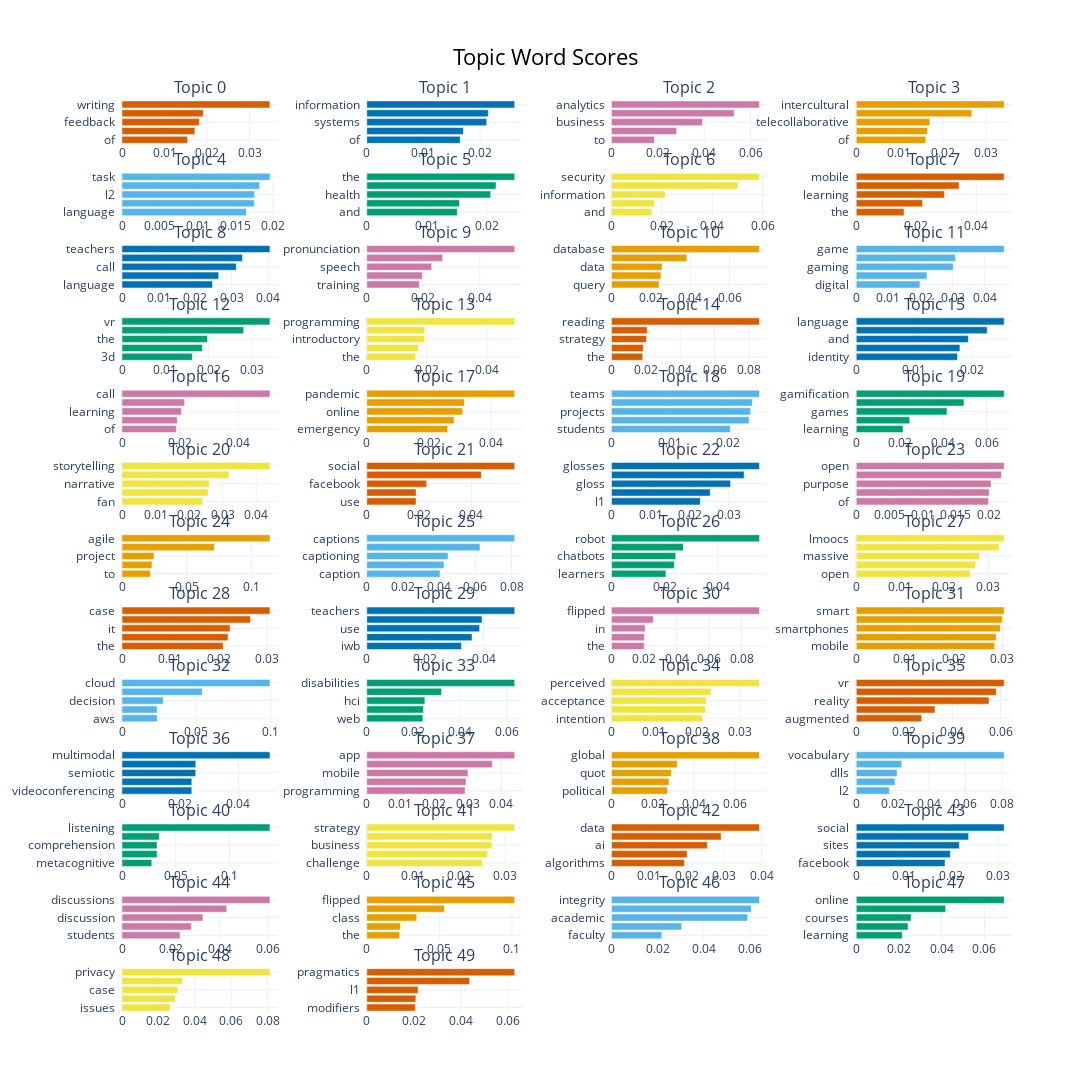

The code cell stored with this chart in its notebook:
### Code cell
topics_to_include = list(range(0, 50))
model.visualize_barchart(topics= topics_to_include, width=300)

### Figure 1 — Plotly figure (JSON) as saved in the notebook; plotly's stock layout.template omitted (floating-point values rounded to 4 significant figures)
{"data": [{"marker": {"color": "#D55E00"}, "orientation": "h", "type": "bar", "x": [0.01543, 0.01713, 0.0182, 0.0191, 0.03479], "xaxis": "x", "y": ["of  ", "the  ", "feedback  ", "corpus  ", "writing  "], "yaxis": "y"}, {"marker": {"color": "#0072B2"}, "orientation": "h", "type": "bar", "x": [0.0165, 0.01706, 0.02118, 0.02147, 0.02613], "xaxis": "x2", "y": ["of  ", "and  ", "systems  ", "is  ", "information  "], "yaxis": "y2"}, {"marker": {"color": "#CC79A7"}, "orientation": "h", "type": "bar", "x": [0.01849, 0.02812, 0.03927, 0.05295, 0.06384], "xaxis": "x3", "y": ["to  ", "big  ", "business  ", "data  ", "analytics  "], "yaxis": "y3"}, {"marker": {"color": "#E69F00"}, "orientation": "h", "type": "bar", "x": [0.01608, 0.01652, 0.01703, 0.02676, 0.03424], "xaxis": "x4", "y": ["of  ", "and  ", "telecollaborative  ", "telecollaboration  ", "intercultural  "], "yaxis": "y4"}, {"marker": {"color": "#56B4E9"}, "orientation": "h", "type": "bar", "x": [0.01646, 0.01751, 0.01755, 0.01823, 0.01958], "xaxis": "x5", "y": ["language  ", "in  ", "l2  ", "scmc  ", "task  "], "yaxis": "y5"}, {"marker": {"color": "#009E73"}, "orientation": "h", "type": "bar", "x": [0.01511, 0.01547, 0.02068, 0.02157, 0.02469], "xaxis": "x6", "y": ["and  ", "in  ", "health  ", "of  ", "the  "], "yaxis": "y6"}, {"marker": {"color": "#F0E442"}, "orientation": "h", "type": "bar", "x": [0.01601, 0.01708, 0.02138, 0.05024, 0.05875], "xaxis": "x7", "y": ["and  ", "to  ", "information  ", "cybersecurity  ", "security  "], "yaxis": "y7"}, {"marker": {"color": "#D55E00"}, "orientation": "h", "type": "bar", "x": [0.01593, 0.02211, 0.02938, 0.03427, 0.04932], "xaxis": "x8", "y": ["the  ", "language  ", "learning  ", "mall  ", "mobile  "], "yaxis": "y8"}, {"marker": {"color": "#0072B2"}, "orientation": "h", "type": "bar", "x": [0.02477, 0.02646, 0.03126, 0.03295, 0.04048], "xaxis": "x9", "y": ["language  ", "technology  ", "call  ", "tpack  ", "teachers  "], "yaxis": "y9"}, {"marker": {"color": "#CC79A7"}, "orientation": "h", "type": "bar", "x": [0.01862, 0.01968, 0.02298, 0.02685, 0.05235], "xaxis": "x10", "y": ["training  ", "production  ", "speech  ", "asr  ", "pronunciation  "], "yaxis": "y10"}, {"marker": {"color": "#E69F00"}, "orientation": "h", "type": "bar", "x": [0.02419, 0.02512, 0.02572, 0.03831, 0.07521], "xaxis": "x11", "y": ["query  ", "sql  ", "data  ", "case  ", "database  "], "yaxis": "y11"}, {"marker": {"color": "#56B4E9"}, "orientation": "h", "type": "bar", "x": [0.01981, 0.02202, 0.03019, 0.03087, 0.04605], "xaxis": "x12", "y": ["digital  ", "language  ", "gaming  ", "games  ", "game  "], "yaxis": "y12"}, {"marker": {"color": "#009E73"}, "orientation": "h", "type": "bar", "x": [0.01624, 0.01855, 0.01973, 0.02809, 0.03416], "xaxis": "x13", "y": ["3d  ", "learning  ", "the  ", "virtual  ", "vr  "], "yaxis": "y13"}, {"marker": {"color": "#F0E442"}, "orientation": "h", "type": "bar", "x": [0.01623, 0.01721, 0.01929, 0.01934, 0.04918], "xaxis": "x14", "y": ["the  ", "to  ", "introductory  ", "students  ", "programming  "], "yaxis": "y14"}, {"marker": {"color": "#D55E00"}, "orientation": "h", "type": "bar", "x": [0.01818, 0.01849, 0.02033, 0.02082, 0.08614], "xaxis": "x15", "y": ["the  ", "strategies  ", "strategy  ", "comprehension  ", "reading  "], "yaxis": "y15"}, {"marker": {"color": "#0072B2"}, "orientation": "h", "type": "bar", "x": [0.0175, 0.01792, 0.01937, 0.02264, 0.02557], "xaxis": "x16", "y": ["identity  ", "in  ", "and  ", "online  ", "language  "], "yaxis": "y16"}, {"marker": {"color": "#CC79A7"}, "orientation": "h", "type": "bar", "x": [0.01873, 0.01906, 0.02053, 0.02158, 0.05101], "xaxis": "x17", "y": ["of  ", "quot  ", "learning  ", "language  ", "call  "], "yaxis": "y17"}, {"marker": {"color": "#E69F00"}, "orientation": "h", "type": "bar", "x": [0.02601, 0.02806, 0.03082, 0.03139, 0.04752], "xaxis": "x18", "y": ["emergency  ", "19  ", "online  ", "covid  ", "pandemic  "], "yaxis": "y18"}, {"marker": {"color": "#56B4E9"}, "orientation": "h", "type": "bar", "x": [0.02046, 0.02369, 0.02396, 0.02429, 0.02549], "xaxis": "x19", "y": ["students  ", "team  ", "projects  ", "project  ", "teams  "], "yaxis": "y19"}, {"marker": {"color": "#009E73"}, "orientation": "h", "type": "bar", "x": [0.02152, 0.02461, 0.04177, 0.04958, 0.06808], "xaxis": "x20", "y": ["learning  ", "kahoot  ", "games  ", "game  ", "gamification  "], "yaxis": "y20"}, {"marker": {"color": "#F0E442"}, "orientation": "h", "type": "bar", "x": [0.02404, 0.02566, 0.02604, 0.03187, 0.0441], "xaxis": "x21", "y": ["fan  ", "stories  ", "narrative  ", "digital  ", "storytelling  "], "yaxis": "y21"}, {"marker": {"color": "#D55E00"}, "orientation": "h", "type": "bar", "x": [0.01886, 0.01891, 0.02296, 0.04388, 0.05663], "xaxis": "x22", "y": ["use  ", "of  ", "facebook  ", "media  ", "social  "], "yaxis": "y22"}, {"marker": {"color": "#0072B2"}, "orientation": "h", "type": "bar", "x": [0.02273, 0.02526, 0.03046, 0.03393, 0.03785], "xaxis": "x23", "y": ["l1  ", "glossing  ", "gloss  ", "vocabulary  ", "glosses  "], "yaxis": "y23"}, {"marker": {"color": "#CC79A7"}, "orientation": "h", "type": "bar", "x": [0.01995, 0.02005, 0.02032, 0.0219, 0.02231], "xaxis": "x24", "y": ["of  ", "is  ", "purpose  ", "km  ", "open  "], "yaxis": "y24"}, {"marker": {"color": "#E69F00"}, "orientation": "h", "type": "bar", "x": [0.02189, 0.02308, 0.02469, 0.07113, 0.114], "xaxis": "x25", "y": ["to  ", "development  ", "project  ", "scrum  ", "agile  "], "yaxis": "y25"}, {"marker": {"color": "#56B4E9"}, "orientation": "h", "type": "bar", "x": [0.04048, 0.04272, 0.04496, 0.06256, 0.08177], "xaxis": "x26", "y": ["caption  ", "listening  ", "captioning  ", "comprehension  ", "captions  "], "yaxis": "y26"}, {"marker": {"color": "#009E73"}, "orientation": "h", "type": "bar", "x": [0.02047, 0.02362, 0.02414, 0.027, 0.05564], "xaxis": "x27", "y": ["learners  ", "chatbot  ", "chatbots  ", "rall  ", "robot  "], "yaxis": "y27"}, {"marker": {"color": "#F0E442"}, "orientation": "h", "type": "bar", "x": [0.02592, 0.02711, 0.02799, 0.03251, 0.03363], "xaxis": "x28", "y": ["open  ", "online  ", "massive  ", "moocs  ", "lmoocs  "], "yaxis": "y28"}, {"marker": {"color": "#D55E00"}, "orientation": "h", "type": "bar", "x": [0.0209, 0.02192, 0.02235, 0.02656, 0.03058], "xaxis": "x29", "y": ["the  ", "system  ", "it  ", "management  ", "case  "], "yaxis": "y29"}, {"marker": {"color": "#0072B2"}, "orientation": "h", "type": "bar", "x": [0.03243, 0.03608, 0.03866, 0.03949, 0.0507], "xaxis": "x30", "y": ["iwb  ", "intention  ", "use  ", "technology  ", "teachers  "], "yaxis": "y30"}, {"marker": {"color": "#CC79A7"}, "orientation": "h", "type": "bar", "x": [0.02007, 0.02024, 0.02071, 0.02575, 0.09098], "xaxis": "x31", "y": ["the  ", "were  ", "in  ", "classroom  ", "flipped  "], "yaxis": "y31"}, {"marker": {"color": "#E69F00"}, "orientation": "h", "type": "bar", "x": [0.02845, 0.02874, 0.0296, 0.02999, 0.03039], "xaxis": "x32", "y": ["mobile  ", "devices  ", "smartphones  ", "phones  ", "smart  "], "yaxis": "y32"}, {"marker": {"color": "#56B4E9"}, "orientation": "h", "type": "bar", "x": [0.02369, 0.02369, 0.02778, 0.05404, 0.09952], "xaxis": "x33", "y": ["aws  ", "cc  ", "decision  ", "computing  ", "cloud  "], "yaxis": "y33"}, {"marker": {"color": "#009E73"}, "orientation": "h", "type": "bar", "x": [0.02404, 0.02428, 0.02491, 0.03203, 0.06339], "xaxis": "x34", "y": ["web  ", "with  ", "hci  ", "systems  ", "disabilities  "], "yaxis": "y34"}, {"marker": {"color": "#F0E442"}, "orientation": "h", "type": "bar", "x": [0.02118, 0.02191, 0.02208, 0.02321, 0.03448], "xaxis": "x35", "y": ["intention  ", "technology  ", "acceptance  ", "textbook  ", "perceived  "], "yaxis": "y35"}, {"marker": {"color": "#D55E00"}, "orientation": "h", "type": "bar", "x": [0.02721, 0.03275, 0.05518, 0.05822, 0.06152], "xaxis": "x36", "y": ["augmented  ", "environments  ", "reality  ", "virtual  ", "vr  "], "yaxis": "y36"}, {"marker": {"color": "#0072B2"}, "orientation": "h", "type": "bar", "x": [0.02396, 0.02397, 0.02531, 0.02533, 0.05081], "xaxis": "x37", "y": ["videoconferencing  ", "online  ", "semiotic  ", "interactions  ", "multimodal  "], "yaxis": "y37"}, {"marker": {"color": "#CC79A7"}, "orientation": "h", "type": "bar", "x": [0.02922, 0.02948, 0.03006, 0.03728, 0.04394], "xaxis": "x38", "y": ["programming  ", "inventor  ", "mobile  ", "development  ", "app  "], "yaxis": "y38"}, {"marker": {"color": "#E69F00"}, "orientation": "h", "type": "bar", "x": [0.02718, 0.02789, 0.02904, 0.03198, 0.07185], "xaxis": "x39", "y": ["political  ", "globalisation  ", "quot  ", "income  ", "global  "], "yaxis": "y39"}, {"marker": {"color": "#56B4E9"}, "orientation": "h", "type": "bar", "x": [0.0182, 0.02128, 0.02246, 0.02503, 0.08129], "xaxis": "x40", "y": ["l2  ", "intervention  ", "dlls  ", "acquisition  ", "vocabulary  "], "yaxis": "y40"}, {"marker": {"color": "#009E73"}, "orientation": "h", "type": "bar", "x": [0.0277, 0.03259, 0.03261, 0.03472, 0.1377], "xaxis": "x41", "y": ["metacognitive  ", "item  ", "comprehension  ", "test  ", "listening  "], "yaxis": "y41"}, {"marker": {"color": "#F0E442"}, "orientation": "h", "type": "bar", "x": [0.02504, 0.0262, 0.02714, 0.02722, 0.03208], "xaxis": "x42", "y": ["challenge  ", "client  ", "business  ", "service  ", "strategy  "], "yaxis": "y42"}, {"marker": {"color": "#D55E00"}, "orientation": "h", "type": "bar", "x": [0.01943, 0.02016, 0.02557, 0.02923, 0.03944], "xaxis": "x43", "y": ["algorithms  ", "intelligent  ", "ai  ", "sentiment  ", "data  "], "yaxis": "y43"}, {"marker": {"color": "#0072B2"}, "orientation": "h", "type": "bar", "x": [0.01879, 0.0199, 0.02181, 0.02377, 0.0313], "xaxis": "x44", "y": ["facebook  ", "online  ", "sites  ", "participation  ", "social  "], "yaxis": "y44"}, {"marker": {"color": "#CC79A7"}, "orientation": "h", "type": "bar", "x": [0.02376, 0.02847, 0.03314, 0.04292, 0.06062], "xaxis": "x45", "y": ["students  ", "student  ", "discussion  ", "online  ", "discussions  "], "yaxis": "y45"}, {"marker": {"color": "#E69F00"}, "orientation": "h", "type": "bar", "x": [0.02269, 0.02319, 0.03439, 0.05353, 0.1019], "xaxis": "x46", "y": ["the  ", "lecture  ", "class  ", "classroom  ", "flipped  "], "yaxis": "y46"}, {"marker": {"color": "#56B4E9"}, "orientation": "h", "type": "bar", "x": [0.02181, 0.03041, 0.05898, 0.0605, 0.06406], "xaxis": "x47", "y": ["faculty  ", "dishonesty  ", "academic  ", "plagiarism  ", "integrity  "], "yaxis": "y47"}, {"marker": {"color": "#009E73"}, "orientation": "h", "type": "bar", "x": [0.02154, 0.02422, 0.02571, 0.04187, 0.06925], "xaxis": "x48", "y": ["learning  ", "content  ", "courses  ", "qm  ", "online  "], "yaxis": "y48"}, {"marker": {"color": "#F0E442"}, "orientation": "h", "type": "bar", "x": [0.02652, 0.0294, 0.0307, 0.03336, 0.0813], "xaxis": "x49", "y": ["issues  ", "ethical  ", "case  ", "ethics  ", "privacy  "], "yaxis": "y49"}, {"marker": {"color": "#D55E00"}, "orientation": "h", "type": "bar", "x": [0.02063, 0.02087, 0.02186, 0.0437, 0.06288], "xaxis": "x50", "y": ["modifiers  ", "speakers  ", "l1  ", "pragmatic  ", "pragmatics  "], "yaxis": "y50"}], "layout": {"annotations": [{"font": {"size": 16}, "showarrow": false, "text": "Topic 0", "x": 0.0875, "xanchor": "center", "xref": "paper", "y": 1.0, "yanchor": "bottom", "yref": "paper"}, {"font": {"size": 16}, "showarrow": false, "text": "Topic 1", "x": 0.3625, "xanchor": "center", "xref": "paper", "y": 1.0, "yanchor": "bottom", "yref": "paper"}, {"font": {"size": 16}, "showarrow": false, "text": "Topic 2", "x": 0.6375, "xanchor": "center", "xref": "paper", "y": 1.0, "yanchor": "bottom", "yref": "paper"}, {"font": {"size": 16}, "showarrow": false, "text": "Topic 3", "x": 0.9125, "xanchor": "center", "xref": "paper", "y": 1.0, "yanchor": "bottom", "yref": "paper"}, {"font": {"size": 16}, "showarrow": false, "text": "Topic 4", "x": 0.0875, "xanchor": "center", "xref": "paper", "y": 0.9207, "yanchor": "bottom", "yref": "paper"}, {"font": {"size": 16}, "showarrow": false, "text": "Topic 5", "x": 0.3625, "xanchor": "center", "xref": "paper", "y": 0.9207, "yanchor": "bottom", "yref": "paper"}, {"font": {"size": 16}, "showarrow": false, "text": "Topic 6", "x": 0.6375, "xanchor": "center", "xref": "paper", "y": 0.9207, "yanchor": "bottom", "yref": "paper"}, {"font": {"size": 16}, "showarrow": false, "text": "Topic 7", "x": 0.9125, "xanchor": "center", "xref": "paper", "y": 0.9207, "yanchor": "bottom", "yref": "paper"}, {"font": {"size": 16}, "showarrow": false, "text": "Topic 8", "x": 0.0875, "xanchor": "center", "xref": "paper", "y": 0.8414, "yanchor": "bottom", "yref": "paper"}, {"font": {"size": 16}, "showarrow": false, "text": "Topic 9", "x": 0.3625, "xanchor": "center", "xref": "paper", "y": 0.8414, "yanchor": "bottom", "yref": "paper"}, {"font": {"size": 16}, "showarrow": false, "text": "Topic 10", "x": 0.6375, "xanchor": "center", "xref": "paper", "y": 0.8414, "yanchor": "bottom", "yref": "paper"}, {"font": {"size": 16}, "showarrow": false, "text": "Topic 11", "x": 0.9125, "xanchor": "center", "xref": "paper", "y": 0.8414, "yanchor": "bottom", "yref": "paper"}, {"font": {"size": 16}, "showarrow": false, "text": "Topic 12", "x": 0.0875, "xanchor": "center", "xref": "paper", "y": 0.7621, "yanchor": "bottom", "yref": "paper"}, {"font": {"size": 16}, "showarrow": false, "text": "Topic 13", "x": 0.3625, "xanchor": "center", "xref": "paper", "y": 0.7621, "yanchor": "bottom", "yref": "paper"}, {"font": {"size": 16}, "showarrow": false, "text": "Topic 14", "x": 0.6375, "xanchor": "center", "xref": "paper", "y": 0.7621, "yanchor": "bottom", "yref": "paper"}, {"font": {"size": 16}, "showarrow": false, "text": "Topic 15", "x": 0.9125, "xanchor": "center", "xref": "paper", "y": 0.7621, "yanchor": "bottom", "yref": "paper"}, {"font": {"size": 16}, "showarrow": false, "text": "Topic 16", "x": 0.0875, "xanchor": "center", "xref": "paper", "y": 0.6828, "yanchor": "bottom", "yref": "paper"}, {"font": {"size": 16}, "showarrow": false, "text": "Topic 17", "x": 0.3625, "xanchor": "center", "xref": "paper", "y": 0.6828, "yanchor": "bottom", "yref": "paper"}, {"font": {"size": 16}, "showarrow": false, "text": "Topic 18", "x": 0.6375, "xanchor": "center", "xref": "paper", "y": 0.6828, "yanchor": "bottom", "yref": "paper"}, {"font": {"size": 16}, "showarrow": false, "text": "Topic 19", "x": 0.9125, "xanchor": "center", "xref": "paper", "y": 0.6828, "yanchor": "bottom", "yref": "paper"}, {"font": {"size": 16}, "showarrow": false, "text": "Topic 20", "x": 0.0875, "xanchor": "center", "xref": "paper", "y": 0.6036, "yanchor": "bottom", "yref": "paper"}, {"font": {"size": 16}, "showarrow": false, "text": "Topic 21", "x": 0.3625, "xanchor": "center", "xref": "paper", "y": 0.6036, "yanchor": "bottom", "yref": "paper"}, {"font": {"size": 16}, "showarrow": false, "text": "Topic 22", "x": 0.6375, "xanchor": "center", "xref": "paper", "y": 0.6036, "yanchor": "bottom", "yref": "paper"}, {"font": {"size": 16}, "showarrow": false, "text": "Topic 23", "x": 0.9125, "xanchor": "center", "xref": "paper", "y": 0.6036, "yanchor": "bottom", "yref": "paper"}, {"font": {"size": 16}, "showarrow": false, "text": "Topic 24", "x": 0.0875, "xanchor": "center", "xref": "paper", "y": 0.5243, "yanchor": "bottom", "yref": "paper"}, {"font": {"size": 16}, "showarrow": false, "text": "Topic 25", "x": 0.3625, "xanchor": "center", "xref": "paper", "y": 0.5243, "yanchor": "bottom", "yref": "paper"}, {"font": {"size": 16}, "showarrow": false, "text": "Topic 26", "x": 0.6375, "xanchor": "center", "xref": "paper", "y": 0.5243, "yanchor": "bottom", "yref": "paper"}, {"font": {"size": 16}, "showarrow": false, "text": "Topic 27", "x": 0.9125, "xanchor": "center", "xref": "paper", "y": 0.5243, "yanchor": "bottom", "yref": "paper"}, {"font": {"size": 16}, "showarrow": false, "text": "Topic 28", "x": 0.0875, "xanchor": "center", "xref": "paper", "y": 0.445, "yanchor": "bottom", "yref": "paper"}, {"font": {"size": 16}, "showarrow": false, "text": "Topic 29", "x": 0.3625, "xanchor": "center", "xref": "paper", "y": 0.445, "yanchor": "bottom", "yref": "paper"}, {"font": {"size": 16}, "showarrow": false, "text": "Topic 30", "x": 0.6375, "xanchor": "center", "xref": "paper", "y": 0.445, "yanchor": "bottom", "yref": "paper"}, {"font": {"size": 16}, "showarrow": false, "text": "Topic 31", "x": 0.9125, "xanchor": "center", "xref": "paper", "y": 0.445, "yanchor": "bottom", "yref": "paper"}, {"font": {"size": 16}, "showarrow": false, "text": "Topic 32", "x": 0.0875, "xanchor": "center", "xref": "paper", "y": 0.3657, "yanchor": "bottom", "yref": "paper"}, {"font": {"size": 16}, "showarrow": false, "text": "Topic 33", "x": 0.3625, "xanchor": "center", "xref": "paper", "y": 0.3657, "yanchor": "bottom", "yref": "paper"}, {"font": {"size": 16}, "showarrow": false, "text": "Topic 34", "x": 0.6375, "xanchor": "center", "xref": "paper", "y": 0.3657, "yanchor": "bottom", "yref": "paper"}, {"font": {"size": 16}, "showarrow": false, "text": "Topic 35", "x": 0.9125, "xanchor": "center", "xref": "paper", "y": 0.3657, "yanchor": "bottom", "yref": "paper"}, {"font": {"size": 16}, "showarrow": false, "text": "Topic 36", "x": 0.0875, "xanchor": "center", "xref": "paper", "y": 0.2864, "yanchor": "bottom", "yref": "paper"}, {"font": {"size": 16}, "showarrow": false, "text": "Topic 37", "x": 0.3625, "xanchor": "center", "xref": "paper", "y": 0.2864, "yanchor": "bottom", "yref": "paper"}, {"font": {"size": 16}, "showarrow": false, "text": "Topic 38", "x": 0.6375, "xanchor": "center", "xref": "paper", "y": 0.2864, "yanchor": "bottom", "yref": "paper"}, {"font": {"size": 16}, "showarrow": false, "text": "Topic 39", "x": 0.9125, "xanchor": "center", "xref": "paper", "y": 0.2864, "yanchor": "bottom", "yref": "paper"}, {"font": {"size": 16}, "showarrow": false, "text": "Topic 40", "x": 0.0875, "xanchor": "center", "xref": "paper", "y": 0.2071, "yanchor": "bottom", "yref": "paper"}, {"font": {"size": 16}, "showarrow": false, "text": "Topic 41", "x": 0.3625, "xanchor": "center", "xref": "paper", "y": 0.2071, "yanchor": "bottom", "yref": "paper"}, {"font": {"size": 16}, "showarrow": false, "text": "Topic 42", "x": 0.6375, "xanchor": "center", "xref": "paper", "y": 0.2071, "yanchor": "bottom", "yref": "paper"}, {"font": {"size": 16}, "showarrow": false, "text": "Topic 43", "x": 0.9125, "xanchor": "center", "xref": "paper", "y": 0.2071, "yanchor": "bottom", "yref": "paper"}, {"font": {"size": 16}, "showarrow": false, "text": "Topic 44", "x": 0.0875, "xanchor": "center", "xref": "paper", "y": 0.1278, "yanchor": "bottom", "yref": "paper"}, {"font": {"size": 16}, "showarrow": false, "text": "Topic 45", "x": 0.3625, "xanchor": "center", "xref": "paper", "y": 0.1278, "yanchor": "bottom", "yref": "paper"}, {"font": {"size": 16}, "showarrow": false, "text": "Topic 46", "x": 0.6375, "xanchor": "center", "xref": "paper", "y": 0.1278, "yanchor": "bottom", "yref": "paper"}, {"font": {"size": 16}, "showarrow": false, "text": "Topic 47", "x": 0.9125, "xanchor": "center", "xref": "paper", "y": 0.1278, "yanchor": "bottom", "yref": "paper"}, {"font": {"size": 16}, "showarrow": false, "text": "Topic 48", "x": 0.0875, "xanchor": "center", "xref": "paper", "y": 0.04852, "yanchor": "bottom", "yref": "paper"}, {"font": {"size": 16}, "showarrow": false, "text": "Topic 49", "x": 0.3625, "xanchor": "center", "xref": "paper", "y": 0.04852, "yanchor": "bottom", "yref": "paper"}], "height": 3250, "hoverlabel": {"bgcolor": "white", "font": {"family": "Rockwell", "size": 16}}, "showlegend": false, "title": {"font": {"color": "Black", "size": 22}, "text": "Topic Word Scores", "x": 0.5, "xanchor": "center", "yanchor": "top"}, "width": 1200, "xaxis": {"anchor": "y", "domain": [0, 0.175], "showgrid": true}, "xaxis10": {"anchor": "y10", "domain": [0.275, 0.45], "showgrid": true}, "xaxis11": {"anchor": "y11", "domain": [0.55, 0.725], "showgrid": true}, "xaxis12": {"anchor": "y12", "domain": [0.825, 1], "showgrid": true}, "xaxis13": {"anchor": "y13", "domain": [0, 0.175], "showgrid": true}, "xaxis14": {"anchor": "y14", "domain": [0.275, 0.45], "showgrid": true}, "xaxis15": {"anchor": "y15", "domain": [0.55, 0.725], "showgrid": true}, "xaxis16": {"anchor": "y16", "domain": [0.825, 1], "showgrid": true}, "xaxis17": {"anchor": "y17", "domain": [0, 0.175], "showgrid": true}, "xaxis18": {"anchor": "y18", "domain": [0.275, 0.45], "showgrid": true}, "xaxis19": {"anchor": "y19", "domain": [0.55, 0.725], "showgrid": true}, "xaxis2": {"anchor": "y2", "domain": [0.275, 0.45], "showgrid": true}, "xaxis20": {"anchor": "y20", "domain": [0.825, 1], "showgrid": true}, "xaxis21": {"anchor": "y21", "domain": [0, 0.175], "showgrid": true}, "xaxis22": {"anchor": "y22", "domain": [0.275, 0.45], "showgrid": true}, "xaxis23": {"anchor": "y23", "domain": [0.55, 0.725], "showgrid": true}, "xaxis24": {"anchor": "y24", "domain": [0.825, 1], "showgrid": true}, "xaxis25": {"anchor": "y25", "domain": [0, 0.175], "showgrid": true}, "xaxis26": {"anchor": "y26", "domain": [0.275, 0.45], "showgrid": true}, "xaxis27": {"anchor": "y27", "domain": [0.55, 0.725], "showgrid": true}, "xaxis28": {"anchor": "y28", "domain": [0.825, 1], "showgrid": true}, "xaxis29": {"anchor": "y29", "domain": [0, 0.175], "showgrid": true}, "xaxis3": {"anchor": "y3", "domain": [0.55, 0.725], "showgrid": true}, "xaxis30": {"anchor": "y30", "domain": [0.275, 0.45], "showgrid": true}, "xaxis31": {"anchor": "y31", "domain": [0.55, 0.725], "showgrid": true}, "xaxis32": {"anchor": "y32", "domain": [0.825, 1], "showgrid": true}, "xaxis33": {"anchor": "y33", "domain": [0, 0.175], "showgrid": true}, "xaxis34": {"anchor": "y34", "domain": [0.275, 0.45], "showgrid": true}, "xaxis35": {"anchor": "y35", "domain": [0.55, 0.725], "showgrid": true}, "xaxis36": {"anchor": "y36", "domain": [0.825, 1], "showgrid": true}, "xaxis37": {"anchor": "y37", "domain": [0, 0.175], "showgrid": true}, "xaxis38": {"anchor": "y38", "domain": [0.275, 0.45], "showgrid": true}, "xaxis39": {"anchor": "y39", "domain": [0.55, 0.725], "showgrid": true}, "xaxis4": {"anchor": "y4", "domain": [0.825, 1], "showgrid": true}, "xaxis40": {"anchor": "y40", "domain": [0.825, 1], "showgrid": true}, "xaxis41": {"anchor": "y41", "domain": [0, 0.175], "showgrid": true}, "xaxis42": {"anchor": "y42", "domain": [0.275, 0.45], "showgrid": true}, "xaxis43": {"anchor": "y43", "domain": [0.55, 0.725], "showgrid": true}, "xaxis44": {"anchor": "y44", "domain": [0.825, 1], "showgrid": true}, "xaxis45": {"anchor": "y45", "domain": [0, 0.175], "showgrid": true}, "xaxis46": {"anchor": "y46", "domain": [0.275, 0.45], "showgrid": true}, "xaxis47": {"anchor": "y47", "domain": [0.55, 0.725], "showgrid": true}, "xaxis48": {"anchor": "y48", "domain": [0.825, 1], "showgrid": true}, "xaxis49": {"anchor": "y49", "domain": [0, 0.175], "showgrid": true}, "xaxis5": {"anchor": "y5", "domain": [0, 0.175], "showgrid": true}, "xaxis50": {"anchor": "y50", "domain": [0.275, 0.45], "showgrid": true}, "xaxis51": {"anchor": "y51", "domain": [0.55, 0.725], "showgrid": true}, "xaxis52": {"anchor": "y52", "domain": [0.825, 1], "showgrid": true}, "xaxis6": {"anchor": "y6", "domain": [0.275, 0.45], "showgrid": true}, "xaxis7": {"anchor": "y7", "domain": [0.55, 0.725], "showgrid": true}, "xaxis8": {"anchor": "y8", "domain": [0.825, 1], "showgrid": true}, "xaxis9": {"anchor": "y9", "domain": [0, 0.175], "showgrid": true}, "yaxis": {"anchor": "x", "domain": [0.9515, 1.0], "showgrid": true}, "yaxis10": {"anchor": "x10", "domain": [0.7929, 0.8414], "showgrid": true}, "yaxis11": {"anchor": "x11", "domain": [0.7929, 0.8414], "showgrid": true}, "yaxis12": {"anchor": "x12", "domain": [0.7929, 0.8414], "showgrid": true}, "yaxis13": {"anchor": "x13", "domain": [0.7136, 0.7621], "showgrid": true}, "yaxis14": {"anchor": "x14", "domain": [0.7136, 0.7621], "showgrid": true}, "yaxis15": {"anchor": "x15", "domain": [0.7136, 0.7621], "showgrid": true}, "yaxis16": {"anchor": "x16", "domain": [0.7136, 0.7621], "showgrid": true}, "yaxis17": {"anchor": "x17", "domain": [0.6343, 0.6828], "showgrid": true}, "yaxis18": {"anchor": "x18", "domain": [0.6343, 0.6828], "showgrid": true}, "yaxis19": {"anchor": "x19", "domain": [0.6343, 0.6828], "showgrid": true}, "yaxis2": {"anchor": "x2", "domain": [0.9515, 1.0], "showgrid": true}, "yaxis20": {"anchor": "x20", "domain": [0.6343, 0.6828], "showgrid": true}, "yaxis21": {"anchor": "x21", "domain": [0.555, 0.6036], "showgrid": true}, "yaxis22": {"anchor": "x22", "domain": [0.555, 0.6036], "showgrid": true}, "yaxis23": {"anchor": "x23", "domain": [0.555, 0.6036], "showgrid": true}, "yaxis24": {"anchor": "x24", "domain": [0.555, 0.6036], "showgrid": true}, "yaxis25": {"anchor": "x25", "domain": [0.4757, 0.5243], "showgrid": true}, "yaxis26": {"anchor": "x26", "domain": [0.4757, 0.5243], "showgrid": true}, "yaxis27": {"anchor": "x27", "domain": [0.4757, 0.5243], "showgrid": true}, "yaxis28": {"anchor": "x28", "domain": [0.4757, 0.5243], "showgrid": true}, "yaxis29": {"anchor": "x29", "domain": [0.3964, 0.445], "showgrid": true}, "yaxis3": {"anchor": "x3", "domain": [0.9515, 1.0], "showgrid": true}, "yaxis30": {"anchor": "x30", "domain": [0.3964, 0.445], "showgrid": true}, "yaxis31": {"anchor": "x31", "domain": [0.3964, 0.445], "showgrid": true}, "yaxis32": {"anchor": "x32", "domain": [0.3964, 0.445], "showgrid": true}, "yaxis33": {"anchor": "x33", "domain": [0.3172, 0.3657], "showgrid": true}, "yaxis34": {"anchor": "x34", "domain": [0.3172, 0.3657], "showgrid": true}, "yaxis35": {"anchor": "x35", "domain": [0.3172, 0.3657], "showgrid": true}, "yaxis36": {"anchor": "x36", "domain": [0.3172, 0.3657], "showgrid": true}, "yaxis37": {"anchor": "x37", "domain": [0.2379, 0.2864], "showgrid": true}, "yaxis38": {"anchor": "x38", "domain": [0.2379, 0.2864], "showgrid": true}, "yaxis39": {"anchor": "x39", "domain": [0.2379, 0.2864], "showgrid": true}, "yaxis4": {"anchor": "x4", "domain": [0.9515, 1.0], "showgrid": true}, "yaxis40": {"anchor": "x40", "domain": [0.2379, 0.2864], "showgrid": true}, "yaxis41": {"anchor": "x41", "domain": [0.1586, 0.2071], "showgrid": true}, "yaxis42": {"anchor": "x42", "domain": [0.1586, 0.2071], "showgrid": true}, "yaxis43": {"anchor": "x43", "domain": [0.1586, 0.2071], "showgrid": true}, "yaxis44": {"anchor": "x44", "domain": [0.1586, 0.2071], "showgrid": true}, "yaxis45": {"anchor": "x45", "domain": [0.07929, 0.1278], "showgrid": true}, "yaxis46": {"anchor": "x46", "domain": [0.07929, 0.1278], "showgrid": true}, "yaxis47": {"anchor": "x47", "domain": [0.07929, 0.1278], "showgrid": true}, "yaxis48": {"anchor": "x48", "domain": [0.07929, 0.1278], "showgrid": true}, "yaxis49": {"anchor": "x49", "domain": [0, 0.04852], "showgrid": true}, "yaxis5": {"anchor": "x5", "domain": [0.8722, 0.9207], "showgrid": true}, "yaxis50": {"anchor": "x50", "domain": [0, 0.04852], "showgrid": true}, "yaxis51": {"anchor": "x51", "domain": [0, 0.04852], "showgrid": true}, "yaxis52": {"anchor": "x52", "domain": [0, 0.04852], "showgrid": true}, "yaxis6": {"anchor": "x6", "domain": [0.8722, 0.9207], "showgrid": true}, "yaxis7": {"anchor": "x7", "domain": [0.8722, 0.9207], "showgrid": true}, "yaxis8": {"anchor": "x8", "domain": [0.8722, 0.9207], "showgrid": true}, "yaxis9": {"anchor": "x9", "domain": [0.7929, 0.8414], "showgrid": true}}}
